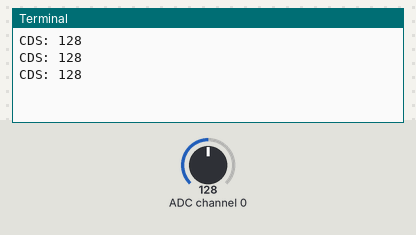
Simulated run of this program. Board: Raspberry Pi (BCM pin numbers). Parts: the last lines printed to the terminal. The test bench sets the inputs (shaded band); at power-on: ADC channel 0 = 128 (analog values on the 0–255 scale).

Above: at 1.2 s.
1.3 s: ADC channel 0 set to 178
At 1.9 s:
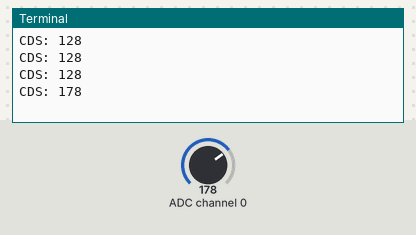
2.8 s: ADC channel 0 set to 224
At 3.4 s:
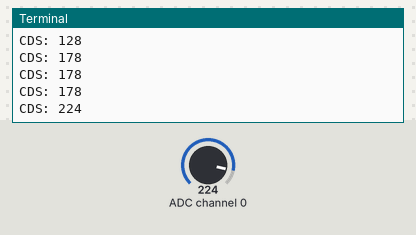
Timing chart, 0 to 5.8 s (numbered marks = the images above; inputs shaded):
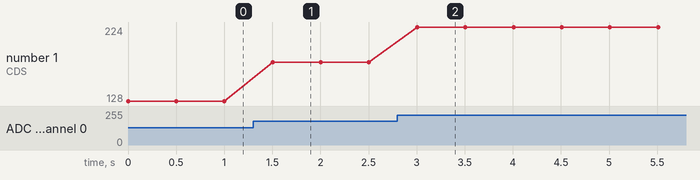

Measured:
- after the input at 1.3 s, the terminal: prints a new line after 0.20 s (image 1)
- after the input at 2.8 s, the terminal: prints a new line after 0.21 s (image 2)
- plotted number 1: 128 → 178 after the input at 1.3 s, 178 → 224 after the input at 2.8 s

The program:

PCF8591.py
```python
# import smbus
# import time

# bus = smbus.SMBus(1)
# ADDR = 0x48

# def read_cds():
#     # 0x41은 보통 PCF8591 보드에 달린 조도센서(AIN1) 채널입니다.
#     bus.write_byte(ADDR, 0x40)
#     bus.read_byte(ADDR)        # 가짜 읽기(Dummy)
#     return bus.read_byte(ADDR)

# print("조도 센서 모니터링 시작 (Ctrl+C로 종료)")

# try:
#     while True:
#         val = read_cds()

#         # 값이 어떻게 변하는지 별표(*) 개수로 시각화해보기
#         # 숫자가 작을수록(밝을수록) 별이 많아지게 표현
#         visual = "*" * (val // 5)
#         print(f"값: {val:3} | {visual}")

#         time.sleep(0.2) # 조금 더 빠르게 확인

# except KeyboardInterrupt:
#     print("\n중단됨")

import smbus
import time

bus = smbus.SMBus(1)
ADDR = 0x48
def read_cds():
    bus.write_byte(ADDR, 0x40) # AIN1
    bus.read_byte(ADDR)        # dummy
    return bus.read_byte(ADDR)
try:
    while True:
        val = read_cds()
        print("CDS:", val)
        time.sleep(0.5)
except KeyboardInterrupt:
    print("종 료")
```
